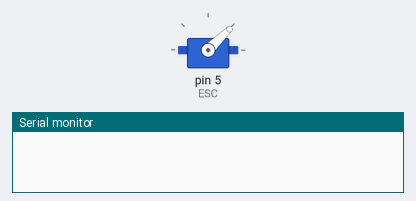
A sketch run on a simulated Arduino Uno, built with avr-gcc and run on an emulated ATmega328P. Shown: servo, the last lines printed to the serial monitor.

Above: at 0.1 s.
At 5.1 s:
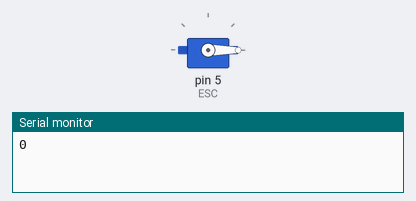
Timing chart, 0 to 6.6 s (numbered marks = the images above):
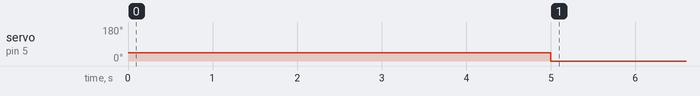

Measured:
- by itself, servo on pin 5 (ESC): 44° → 0° at 5.0 s

The sketch:

Enivo_de_velocidades_por_teclado.ino.ino
```cpp
#include <Servo.h>//libreria

Servo ESC;//instancia de servo = 'ESC'

int velocidad = 0;

void setup() {
  Serial.begin(9600);
  ESC.attach(5);//pin del arduino que controlara el esc
  //pulsos para activar el 'ESC'
  ESC.writeMicroseconds(1000);
  //tiempo de espera para la activacion del esc
  delay(5000);
}


void loop(){

int option = Serial.read();


if(option == 49){
  if(velocidad<2000){
    velocidad+=50;
  }
}else if(option == 48){
  if(velocidad>0){
    velocidad -=50;
  }
}


  if(velocidad >= 0 && velocidad <= 2000){
    ESC.writeMicroseconds(velocidad);
    Serial.println(velocidad);
  }
  delay(20);

delay(100);
}
```
